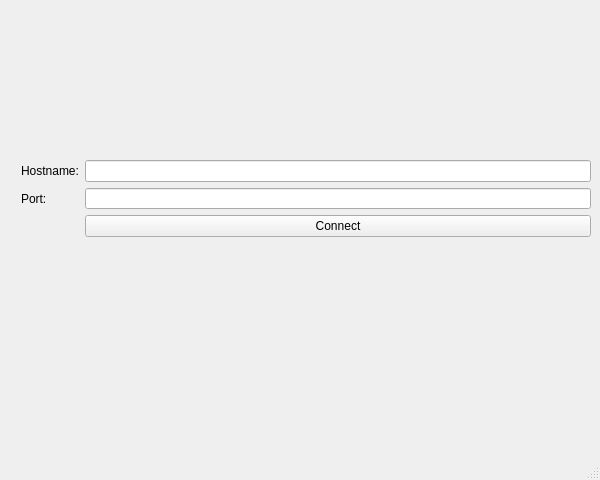
<?xml version="1.0" encoding="UTF-8"?>
<ui version="4.0">
 <class>MainWindow</class>
 <widget class="QMainWindow" name="MainWindow">
  <property name="geometry">
   <rect>
    <x>0</x>
    <y>0</y>
    <width>600</width>
    <height>480</height>
   </rect>
  </property>
  <property name="sizePolicy">
   <sizepolicy hsizetype="Preferred" vsizetype="Preferred">
    <horstretch>0</horstretch>
    <verstretch>0</verstretch>
   </sizepolicy>
  </property>
  <property name="minimumSize">
   <size>
    <width>600</width>
    <height>480</height>
   </size>
  </property>
  <property name="maximumSize">
   <size>
    <width>600</width>
    <height>480</height>
   </size>
  </property>
  <property name="windowTitle">
   <string>IRC Client</string>
  </property>
  <property name="statusTip">
   <string/>
  </property>
  <widget class="QWidget" name="centralWidget">
   <widget class="QStackedWidget" name="stackedWidget">
    <property name="geometry">
     <rect>
      <x>10</x>
      <y>0</y>
      <width>581</width>
      <height>451</height>
     </rect>
    </property>
    <property name="currentIndex">
     <number>0</number>
    </property>
    <widget class="QWidget" name="Connection">
     <widget class="QWidget" name="formLayoutWidget_3">
      <property name="geometry">
       <rect>
        <x>0</x>
        <y>150</y>
        <width>591</width>
        <height>98</height>
       </rect>
      </property>
      <layout class="QFormLayout" name="formLayout_5">
       <property name="topMargin">
        <number>10</number>
       </property>
       <property name="rightMargin">
        <number>10</number>
       </property>
       <item row="0" column="0">
        <widget class="QLabel" name="hostnameLabel">
         <property name="text">
          <string>Hostname:</string>
         </property>
        </widget>
       </item>
       <item row="0" column="1">
        <widget class="QLineEdit" name="hostnameInput"/>
       </item>
       <item row="1" column="0">
        <widget class="QLabel" name="portLabel">
         <property name="text">
          <string>Port:</string>
         </property>
        </widget>
       </item>
       <item row="1" column="1">
        <widget class="QLineEdit" name="portInput"/>
       </item>
       <item row="2" column="1">
        <widget class="QPushButton" name="connectButton">
         <property name="text">
          <string>Connect</string>
         </property>
        </widget>
       </item>
      </layout>
     </widget>
    </widget>
    <widget class="QWidget" name="Main_Menu">
     <widget class="QWidget" name="verticalLayoutWidget">
      <property name="geometry">
       <rect>
        <x>-10</x>
        <y>150</y>
        <width>601</width>
        <height>91</height>
       </rect>
      </property>
      <layout class="QVBoxLayout" name="verticalLayout">
       <item alignment="Qt::AlignHCenter|Qt::AlignVCenter">
        <widget class="QPushButton" name="Login_Existing_User_Button">
         <property name="focusPolicy">
          <enum>Qt::NoFocus</enum>
         </property>
         <property name="text">
          <string>Login to Existing User</string>
         </property>
        </widget>
       </item>
       <item alignment="Qt::AlignHCenter|Qt::AlignVCenter">
        <widget class="QPushButton" name="Create_New_Account_Button">
         <property name="focusPolicy">
          <enum>Qt::NoFocus</enum>
         </property>
         <property name="text">
          <string>Create a New Account</string>
         </property>
        </widget>
       </item>
      </layout>
     </widget>
    </widget>
    <widget class="QWidget" name="Create_New_User_Interface">
     <widget class="QWidget" name="formLayoutWidget">
      <property name="geometry">
       <rect>
        <x>0</x>
        <y>150</y>
        <width>591</width>
        <height>98</height>
       </rect>
      </property>
      <layout class="QFormLayout" name="formLayout">
       <property name="topMargin">
        <number>10</number>
       </property>
       <property name="rightMargin">
        <number>10</number>
       </property>
       <item row="0" column="0">
        <widget class="QLabel" name="usernameLabel">
         <property name="text">
          <string>Username:</string>
         </property>
        </widget>
       </item>
       <item row="0" column="1">
        <widget class="QLineEdit" name="usernameInput"/>
       </item>
       <item row="1" column="0">
        <widget class="QLabel" name="passwordLabel">
         <property name="text">
          <string>Password:</string>
         </property>
        </widget>
       </item>
       <item row="1" column="1">
        <widget class="QLineEdit" name="passwordInput"/>
       </item>
       <item row="2" column="1">
        <widget class="QPushButton" name="registerButton">
         <property name="text">
          <string>Register</string>
         </property>
        </widget>
       </item>
       <item row="2" column="0">
        <widget class="QPushButton" name="cancelButton">
         <property name="text">
          <string>Cancel</string>
         </property>
        </widget>
       </item>
      </layout>
     </widget>
    </widget>
    <widget class="QWidget" name="Login_Existing_User_Interface">
     <widget class="QWidget" name="formLayoutWidget_2">
      <property name="geometry">
       <rect>
        <x>0</x>
        <y>150</y>
        <width>591</width>
        <height>98</height>
       </rect>
      </property>
      <layout class="QFormLayout" name="formLayout_2">
       <property name="topMargin">
        <number>10</number>
       </property>
       <property name="rightMargin">
        <number>10</number>
       </property>
       <item row="0" column="0">
        <widget class="QLabel" name="usernameLabel_2">
         <property name="text">
          <string>Username:</string>
         </property>
        </widget>
       </item>
       <item row="0" column="1">
        <widget class="QLineEdit" name="usernameInput_2"/>
       </item>
       <item row="1" column="0">
        <widget class="QLabel" name="passwordLabel_2">
         <property name="text">
          <string>Password:</string>
         </property>
        </widget>
       </item>
       <item row="1" column="1">
        <widget class="QLineEdit" name="passwordInput_2">
         <property name="echoMode">
          <enum>QLineEdit::Password</enum>
         </property>
        </widget>
       </item>
       <item row="2" column="1">
        <widget class="QPushButton" name="loginButton">
         <property name="text">
          <string>Login</string>
         </property>
        </widget>
       </item>
       <item row="2" column="0">
        <widget class="QPushButton" name="cancelButton_2">
         <property name="text">
          <string>Cancel</string>
         </property>
        </widget>
       </item>
      </layout>
     </widget>
    </widget>
    <widget class="QWidget" name="Chat_Interface">
     <widget class="QPushButton" name="leaveRoomButton">
      <property name="enabled">
       <bool>false</bool>
      </property>
      <property name="geometry">
       <rect>
        <x>0</x>
        <y>380</y>
        <width>111</width>
        <height>71</height>
       </rect>
      </property>
      <property name="focusPolicy">
       <enum>Qt::NoFocus</enum>
      </property>
      <property name="text">
       <string>Leave Room</string>
      </property>
     </widget>
     <widget class="QPushButton" name="sendMessageButton">
      <property name="enabled">
       <bool>false</bool>
      </property>
      <property name="geometry">
       <rect>
        <x>470</x>
        <y>420</y>
        <width>111</width>
        <height>31</height>
       </rect>
      </property>
      <property name="focusPolicy">
       <enum>Qt::NoFocus</enum>
      </property>
      <property name="text">
       <string>Send message</string>
      </property>
     </widget>
     <widget class="QListWidget" name="messageList">
      <property name="geometry">
       <rect>
        <x>0</x>
        <y>130</y>
        <width>581</width>
        <height>241</height>
       </rect>
      </property>
      <property name="focusPolicy">
       <enum>Qt::NoFocus</enum>
      </property>
     </widget>
     <widget class="QListWidget" name="userList">
      <property name="geometry">
       <rect>
        <x>0</x>
        <y>30</y>
        <width>231</width>
        <height>91</height>
       </rect>
      </property>
      <property name="focusPolicy">
       <enum>Qt::NoFocus</enum>
      </property>
      <property name="selectionMode">
       <enum>QAbstractItemView::SingleSelection</enum>
      </property>
     </widget>
     <widget class="QListWidget" name="roomList">
      <property name="geometry">
       <rect>
        <x>240</x>
        <y>30</y>
        <width>171</width>
        <height>91</height>
       </rect>
      </property>
      <property name="focusPolicy">
       <enum>Qt::NoFocus</enum>
      </property>
     </widget>
     <widget class="QLabel" name="Users">
      <property name="geometry">
       <rect>
        <x>0</x>
        <y>10</y>
        <width>121</width>
        <height>16</height>
       </rect>
      </property>
      <property name="text">
       <string>Connected Users:</string>
      </property>
     </widget>
     <widget class="QLabel" name="Rooms">
      <property name="geometry">
       <rect>
        <x>240</x>
        <y>10</y>
        <width>59</width>
        <height>16</height>
       </rect>
      </property>
      <property name="text">
       <string>Rooms:</string>
      </property>
     </widget>
     <widget class="QListWidget" name="usersInRoomList">
      <property name="geometry">
       <rect>
        <x>420</x>
        <y>30</y>
        <width>161</width>
        <height>91</height>
       </rect>
      </property>
      <property name="focusPolicy">
       <enum>Qt::NoFocus</enum>
      </property>
     </widget>
     <widget class="QLabel" name="usersInRoomLabel">
      <property name="geometry">
       <rect>
        <x>420</x>
        <y>10</y>
        <width>101</width>
        <height>16</height>
       </rect>
      </property>
      <property name="text">
       <string>Users in Room:</string>
      </property>
     </widget>
     <widget class="QPushButton" name="createRoomButton">
      <property name="geometry">
       <rect>
        <x>110</x>
        <y>380</y>
        <width>111</width>
        <height>71</height>
       </rect>
      </property>
      <property name="focusPolicy">
       <enum>Qt::NoFocus</enum>
      </property>
      <property name="text">
       <string>Create Room</string>
      </property>
     </widget>
     <widget class="QLineEdit" name="messageInput">
      <property name="enabled">
       <bool>false</bool>
      </property>
      <property name="geometry">
       <rect>
        <x>240</x>
        <y>380</y>
        <width>341</width>
        <height>31</height>
       </rect>
      </property>
      <property name="placeholderText">
       <string>Begin typing here.</string>
      </property>
     </widget>
    </widget>
   </widget>
  </widget>
  <widget class="QStatusBar" name="statusBar"/>
 </widget>
 <layoutdefault spacing="6" margin="11"/>
 <resources/>
 <connections/>
</ui>
